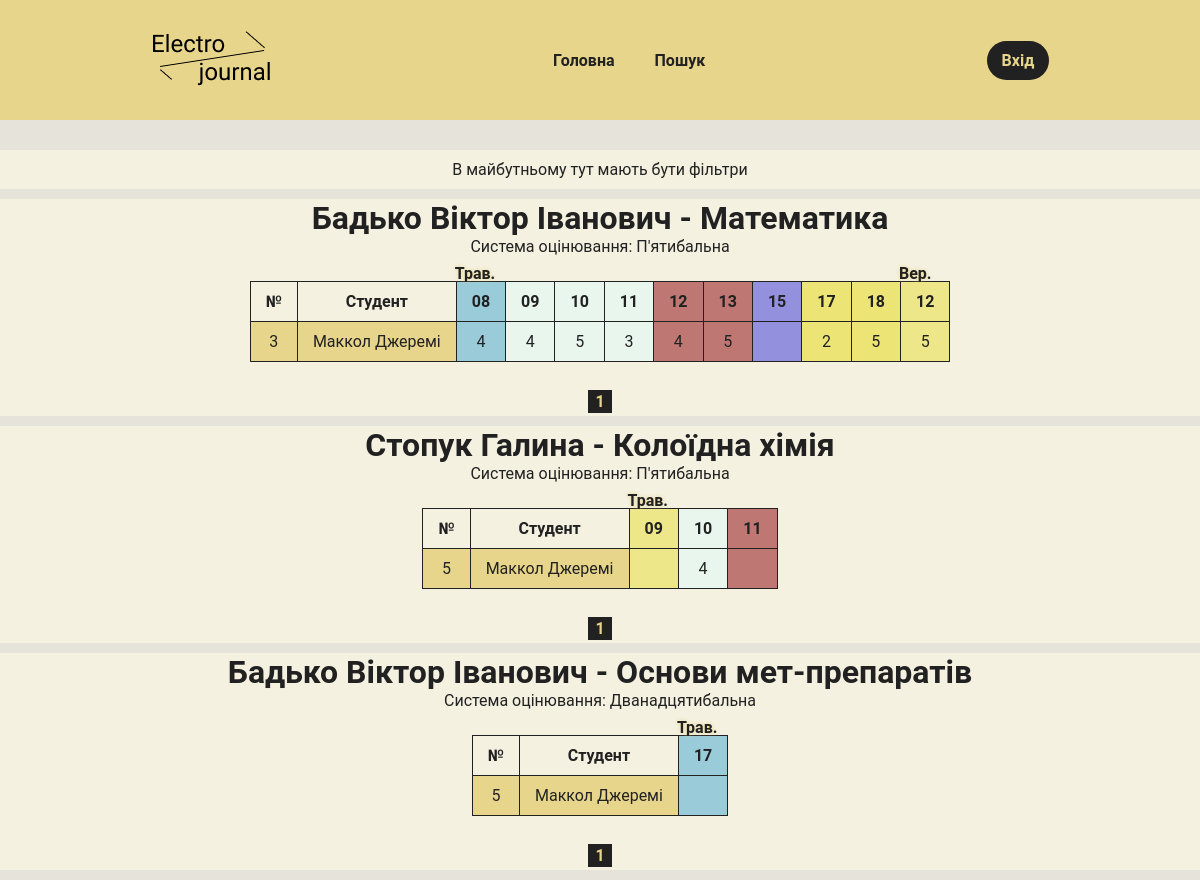
Screenshot of /journal/student-15/ with the database file from the repository.
### journal/models.py (models this page shows, shortened)
class TeacherSubject(models.Model):
    teacher = models.ForeignKey("Teacher", on_delete=models.CASCADE, verbose_name="Викладач")
    group_subject = models.ForeignKey("GroupSubject", on_delete=models.CASCADE, verbose_name="Предмет")
    semester = models.PositiveIntegerField(verbose_name="Семестр")
    academic_year = models.CharField(max_length=4, verbose_name="Навчальний рік")
    students = models.CharField(max_length=1000, null=True, verbose_name="Студенти")
    def get_students(self) -> list:
        return json.loads(self.students)
    def if_exist(self) -> bool:
        if self.students is not None:
            return True
        return False
    def check_student(self, student_pk) -> bool:
        if self.if_exist():
            if str(student_pk) in self.get_students():
                return True
            return False
        return False

class Teacher(models.Model):
    class Meta:
        ordering = ['user']
    user = models.OneToOneField(settings.AUTH_USER_MODEL, on_delete=models.CASCADE)

class CustomUser(AbstractBaseUser):
    class Meta:
        ordering = ['surname', 'name', 'patronymic']
    name = models.CharField(max_length=45, null=False, verbose_name="Ім'я")
    surname = models.CharField(max_length=45, null=False, verbose_name="Прізвище")
    patronymic = models.CharField(max_length=45, blank=True, null=True, verbose_name="По батькові")
    email = models.EmailField(unique=True)  # require
    avatar = models.ImageField(upload_to='user/avatar/', blank=True, null=True, verbose_name="Аватар")
    date_of_birth = models.DateField(null=True, blank=True, verbose_name="День народження")
    about = models.TextField(null=True, blank=True, verbose_name="Про себе")
    role = models.CharField(max_length=8, null=False, default="Other", verbose_name="Роль")
    is_active = models.BooleanField(default=True)
    is_staff = models.BooleanField(default=False)
    is_admin = models.BooleanField(default=False)
    USERNAME_FIELD = 'email'
    REQUIRED_FIELDS = ["name", "surname"]
    objects = CustomUserManager()
    def __str__(self):
        if self.name and self.surname:
            return f'{self.surname} {self.name}'
        return self.email.split('@')[0]
    def get_name(self):
        if self.name and self.surname and self.patronymic:
            return f'{self.surname}  {self.name} {self.patronymic}'
        if self.name and self.surname:
            return f'{self.surname}  {self.name}'
        return self.email.split('@')[0]
    def get_absolute_url(self):
        return reverse('profile', kwargs={'pk': self.pk})

class GroupSubject(models.Model):
    group = models.ForeignKey('Group', on_delete=models.CASCADE, verbose_name="Група")
    subject = models.ForeignKey('Subject', on_delete=models.CASCADE, verbose_name="Предмет")
    amount_of_hours = models.PositiveIntegerField(verbose_name="Кількість годин")

class Subject(models.Model):
    name = models.CharField(max_length=45, verbose_name="Назва предмету")
    slug = models.SlugField(max_length=45, unique=True, verbose_name="Ідентифікатор")
    short_name = models.CharField(max_length=33, verbose_name="Скорочена назва предмету")
    evaluation_system = models.ForeignKey("EvaluationSystem", on_delete=models.CASCADE, verbose_name="Система оцінювання")
    def __str__(self):
        return self.name

class EvaluationSystem(models.Model):
    name = models.CharField(max_length=45, verbose_name="Система оцінювання")
    numerical_form = models.PositiveIntegerField(verbose_name="Числова форма")
    def __str__(self):
        return self.name

class Lesson(models.Model):
    class Meta:
        ordering = ['date']
    date = models.DateField(default=timezone.now, verbose_name="Дата")
    last_update = models.DateTimeField(auto_now=True, verbose_name="Останнє оновлення")
    topic = models.CharField(max_length=200, verbose_name="Тема", null=True)
    homework = models.CharField(max_length=200, verbose_name="Домашнє завдання", null=True)
    note = models.CharField(max_length=200, blank=True, verbose_name="Примітка", null=True)
    type = models.ForeignKey('LessonType', on_delete=models.CASCADE, verbose_name="Тип")
    teacher_subject = models.ForeignKey("TeacherSubject", on_delete=models.CASCADE)

class LessonType(models.Model):
    name = models.CharField(max_length=25, verbose_name="Назва")
    slug = models.SlugField(max_length=25, unique=True, verbose_name="Ідентифікатор")

class Student(models.Model):
    class Meta:
        ordering = ['user']
    user = models.OneToOneField(settings.AUTH_USER_MODEL, on_delete=models.CASCADE)
    study_form = models.ForeignKey("StudyForm", on_delete=models.CASCADE, verbose_name="Форма навчання")
    group = models.ForeignKey("Group", on_delete=models.CASCADE, verbose_name="Група")
    def __str__(self):
        return str(self.user)

class StudentLesson(models.Model):
    class Meta:
        ordering = ['lesson__date']
    lesson = models.ForeignKey("Lesson", on_delete=models.CASCADE, verbose_name="Предмет")
    student = models.ForeignKey("Student", on_delete=models.CASCADE, verbose_name="Студент")
    mark = models.CharField(max_length=3, null=True, verbose_name="Оцінка")
    date = models.DateField(auto_now_add=True, verbose_name="Дата")

### journal/views.py (the view, shortened to what this page needs)
# urls.py: path('journal/student-<int:student_pk>/', student_journal, name="student_journal"),
def student_journal(request, student_pk):
    student_obj = Student.objects.get(pk=student_pk)
    group_subject_objs = GroupSubject.objects.filter(group=student_obj.group)
    group_teacher_subject_objs = TeacherSubject.objects.filter(group_subject__in=group_subject_objs)
    st_teacher_subject_objs = [obj for obj in group_teacher_subject_objs if obj.check_student(student_pk)]
    subjects = list()
    global_months = {}
    for pk, st_teacher_subject_obj in enumerate(st_teacher_subject_objs):
        lessons = Lesson.objects.filter(teacher_subject=st_teacher_subject_obj)
        st_lessons = StudentLesson.objects.filter(lesson__in=lessons, student=student_obj)
        paginate_by = 20
        lessons_pag = Paginator(lessons, paginate_by)
        st_lessons_pag = Paginator(st_lessons, paginate_by)
        page_number = int(request.GET.get(f'page{pk}')) if request.GET.get(f'page{pk}') else 1
        pag_lessons = lessons_pag.get_page(page_number)
        pag_st_lessons = st_lessons_pag.get_page(page_number)
        subjects.append({
            'page': f'page{pk}',
            'teacher_subject': st_teacher_subject_obj,
            'student_lessons': pag_st_lessons,
            'lessons': pag_lessons,
            'sequence_number': st_teacher_subject_obj.get_students().index(str(student_pk)) + 1,
        })
        months = {}
        for lesson_obj in list(lessons[(page_number - 1) * paginate_by:page_number * paginate_by]):
            month = number_to_month(lesson_obj.date.month)
            if month not in months.values():
                months.update({lesson_obj.pk: month})
        global_months.update(months)
    context = {
        'title': 'Student journal',
        'student': student_obj,
        'months': json.dumps(global_months),
        'subjects': subjects,
    }
    return render(request, 'journal/student_journal.html', context=context)

### journal/views.py (called while the page is built)
def number_to_month(number):
    if number == 1:
        return "Січ."
    elif number == 2:
        return "Лют."
    elif number == 3:
        return "Бер."
    elif number == 4:
        return "Квіт."
    elif number == 5:
        return "Трав."
    elif number == 6:
        return "Черв."
    elif number == 7:
        return "Лип."
    elif number == 8:
        return "Серп."
    elif number == 9:
        return "Вер."
    elif number == 10:
        return "Жовт."
    elif number == 11:
        return "Лист."
    elif number == 12:
        return "Груд."
    else:
        return "Undefind"

### journal/templates/journal/student_journal.html (shortened to what this page needs)
{% extends 'journal/base.html' %}
{% load dict_filters %}
{% block main %}
<div class="filters">
    <p>В майбутньому тут мають бути фільтри</p>
</div>
{% for subject in subjects %}
<div class="st_journal">
    <div class="st_journal__info">
        <h1><a href="{{ subject.teacher_subject.teacher.user.get_absolute_url }}">{{ subject.teacher_subject.teacher.user.get_name }}</a> - {{ subject.teacher_subject.group_subject.subject }}</h1>
        <p>Система оцінювання: {{subject.teacher_subject.group_subject.subject.evaluation_system}}</p>
    </div>
    <div class="st_journal__journal_wrapper">
        <table class="st_journal__journal">
            <colgroup>
                <col>
                <col>
                {% for lesson in subject.lessons %}
                    <col class="{{ lesson.type.slug }}">
                {% endfor %}
            </colgroup>
            <tr class="st_journal__journal_row journal_row">
                <th class="journal__cell journal_header journal__cell_number">№</th>
                <th class="journal__cell journal_header journal__cell_name">Студент</th>
                {% for lesson in subject.lessons %}
                    <th class="journal__cell journal_header lesson_date" id="lesson{{ lesson.pk }}" data-lesson-pk="{{ lesson.pk }}" style="position: relative;">
                        <span class="journal__cell_month">{{ lesson.date | date:"d" }}</span>
                    </th>
                {% endfor %}
            </tr>
            <tr class="st_journal__journal_row journal_row">
                <td class="journal__cell journal__cell_number">{{ subject.sequence_number }}</td>
                <td class="journal__cell journal__cell_name">{{ student }}</td>
                {% for lesson in subject.lessons %}
                    <td class="journal__cell">
                        {% for student_lesson in subject.student_lessons %}
                            {% if lesson.pk == student_lesson.lesson.pk %}
                                {{ student_lesson.mark }}
                            {% endif %}
                        {% endfor%}
                    </td>
                {% endfor %}
            </tr>
        </table>
    </div>
    <div class="journal__pages">
        <ul class="journal__pages_list">
        {% for p in subject.lessons.paginator.page_range %}
            {% if subject.lessons.number == p %}
                <li class="journal__pages_list_item journal__pages_list_item_current">
                    {{ p }}
                </li>
            {% else %}
                <a class="journal__pages_list_item_link" href="?{{ subject.page }}={{ p }}">
                    <li class="journal__pages_list_item">
                        {{ p }}
                    </li>
                </a>
            {% endif %}
        {% endfor %}
        </ul>
    </div>
</div>
{% endfor %}
{% endblock %}

### journal/templates/journal/base.html (shortened to what this page needs)
{% load static %}
<!DOCTYPE html>
<html lang="en">
<head>
    <link type="text/css" href="{% static 'journal/styles.css' %}" rel="stylesheet" />
</head>
<body>
{% block menu %}
<header>
    <div class="elements">
        <div class="elements__logo">
            <a href="{% url 'main' %}">
                <img class="elements__logo_img" src="{% static 'journal/images/Лого.png' %}" alt="Electro journal">
            </a>
        </div>
        <div class="elements_menu">
            <ul class="elements_menu__list">
                {% if not user.is_authenticated %}
                    <li class="elements_menu__list_item elements-menu__list_item1">
                        <a class="elements_menu__list_item_link" href="{% url 'main' %}">Головна</a>
                    </li>
                    <li class="elements_menu__list_item elements-menu__list_item4">
                        <a class="elements_menu__list_item_link" href="{% url 'find_person' %}">Пошук</a>
                    </li>
                {% endif %}
            </ul>
        </div>
        <div class="elements__button">
            {% if user.is_authenticated %}
                <a class="elements__button_link" href="{% url 'logout' %}">Вихід</a>
            {% else %}
                <a class="elements__button_link" href="{% url 'login' %}">Вхід</a>
            {% endif %}
        </div>
    </div>
</header>
{% endblock %}
{% block main %}
{% endblock %}
</body>
</html>

### journal/static/journal/styles.css (style rules this page uses)
header .elements__button_link { background-color: #212121; color: #E8D58C; padding: 10px 15px; border-radius: 25px; }
* { padding: 0; margin: 0; -webkit-box-sizing: border-box; box-sizing: border-box; }
a { background-color: transparent; color: inherit; text-decoration: none; font-weight: 600; }
li { list-style: none; }
img { background-repeat: no-repeat; background-position: center center; background-size: cover; }
table, td, th { border: 1px solid #212121; text-align: left; }
img { -o-object-fit: cover; object-fit: cover; -o-object-position: center center; object-position: center center; }
html, body { font-family: 'Roboto'; font-style: normal; font-weight: 400; color: #212121; background-color: #E5E3DA; }
body { text-align: center; }
header { position: relative; top: 0; left: 0; width: 100%; padding: 20px; margin-bottom: 30px; background-color: #E8D58C; }
header .elements { display: -webkit-box; display: -ms-flexbox; display: flex; -ms-flex-pack: distribute; justify-content: space-around; -webkit-box-align: center; -ms-flex-align: center; align-items: center; }
header .elements__logo { padding: 10px 0; }
header .elements_menu__list { display: -webkit-box; display: -ms-flexbox; display: flex; }
header .elements_menu__list_item { margin: 0 20px; -webkit-transition: .3s; transition: .3s; }
.filters { background-color: #F4F1E1; padding: 10px 0; margin-bottom: 10px; text-align: center; }
.lekciya { background-color: #e8f6ee; }
.pidsumkova { background-color: #a84343b3; }
.kontrolna { background-color: #75bbd6b3; }
.praktichna { background-color: #ece366b3; }
.laboratorna { background-color: #ebde49b3; }
.samostijna { background-color: #6b69ddb3; }
.journal_header:before { content: attr(data-content); color: #212121; text-shadow: 0 0 4px #E8D58C; position: absolute; bottom: 38px; left: -2px; }
.journal__cell { position: relative; padding: 10px 15px; text-align: center; max-width: 54px; }
.journal__cell_name, .journal__cell_number { max-width: none; }
.journal__cell_month { cursor: pointer; }
.journal__pages_list { display: -webkit-box; display: -ms-flexbox; display: flex; -webkit-box-pack: center; -ms-flex-pack: center; justify-content: center; }
.journal__pages_list_item { padding: 2px 7px; margin: 3px; font-weight: bold; background-color: #E8D58C; color: #212121; -webkit-transition: .3s; transition: .3s; }
.journal__pages_list_item:hover, .journal__pages_list_item_current { background-color: #212121; color: #E8D58C; }
.st_journal, .tr_journal { background-color: #F4F1E1; margin: 10px 0; text-align: center; }
.st_journal__journal_wrapper, .tr_journal__journal_wrapper { display: -webkit-box; display: -ms-flexbox; display: flex; -webkit-box-pack: center; -ms-flex-pack: center; justify-content: center; margin: 25px 0; }
.st_journal__journal, .tr_journal__journal { border-collapse: collapse; }
.st_journal__journal_row:last-child .journal__cell:nth-of-type(1), .st_journal__journal_row:last-child .journal__cell:nth-of-type(2) { background-clip: padding-box; background-color: #E8D58C; }

### rows the page displays
TeacherSubject: teacher_subject.teacher.user.get_name "Бадько Віктор Іванович", teacher_subject.group_subject.subject "Математика", teacher_subject.group_subject.subject.evaluation_system "П'ятибальна", sequence_number "3", page_range "1"
Lesson: date "08"
Lesson: date "09"
Lesson: date "10"
Lesson: date "11"
Lesson: date "12"
Lesson: date "13"
Lesson: date "15"
Lesson: date "17"
Lesson: date "18"
Lesson: date "12"
Student: user.surname "Маккол Джеремі"
StudentLesson: mark "4"
StudentLesson: mark "4"
StudentLesson: mark "5"
StudentLesson: mark "3"
StudentLesson: mark "4"
StudentLesson: mark "5"
StudentLesson: mark "2"
StudentLesson: mark "5"
StudentLesson: mark "5"
TeacherSubject: teacher_subject.teacher.user.get_name "Стопук Галина", teacher_subject.group_subject.subject "Колоїдна хімія", teacher_subject.group_subject.subject.evaluation_system "П'ятибальна", sequence_number "5", page_range "1"
Lesson: date "09"
Lesson: date "10"
Lesson: date "11"
StudentLesson: mark "4"
TeacherSubject: teacher_subject.teacher.user.get_name "Бадько Віктор Іванович", teacher_subject.group_subject.subject "Основи мет-препаратів", teacher_subject.group_subject.subject.evaluation_system "Дванадцятибальна", sequence_number "5", page_range "1"
Lesson: date "17"
